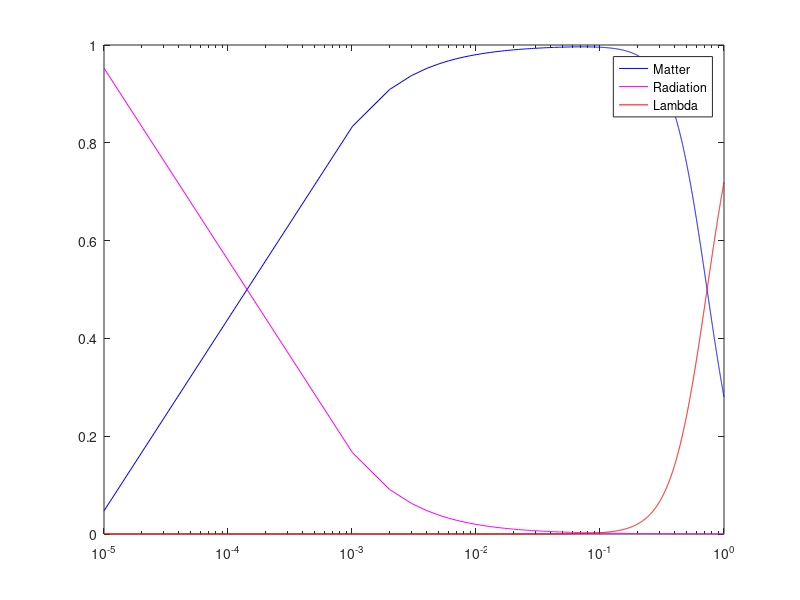

MATLAB code to generate this figure: (Note: this script raises an error after producing the figure.)
%Plot different energy densities vs a on log-log plot

%define parameters for today
today.rho_c = 2.25E-86
today.rho_m = 6.31E-87
today.rho_L = 1.62E-86
today.rho_r = 1.27E-90

%initialize a
a = linspace(10E-6, 1, 1000);
rho_m = today.rho_m ./ a .^ 3
rho_r = today.rho_r ./ a .^ 4
rho_L = today.rho_L .* linspace(1, 1, 1000);

%Calc critical density
rho_c = rho_m + rho_r + rho_L


omega_m = rho_m ./ rho_c
omega_r = rho_r ./ rho_c
omega_L = rho_L ./ rho_c

f = figure();
semilogx(a, omega_m, 'b');
hold on
semilogx(a, omega_r, 'm');
semilogx(a, omega_L, 'r');

l = legend('Matter', 'Radiation', 'Lambda');
l.Location='best';

xlim([-0.01, 1])
ylim([-0.01, 1])

title('Normalized Energy Density (\Omega) as a function of a');
xlabel('Scale Factor (a)');
ylabel('Energy Density (\Omega)');
saveas(f, 'problem2_4.pdf')
